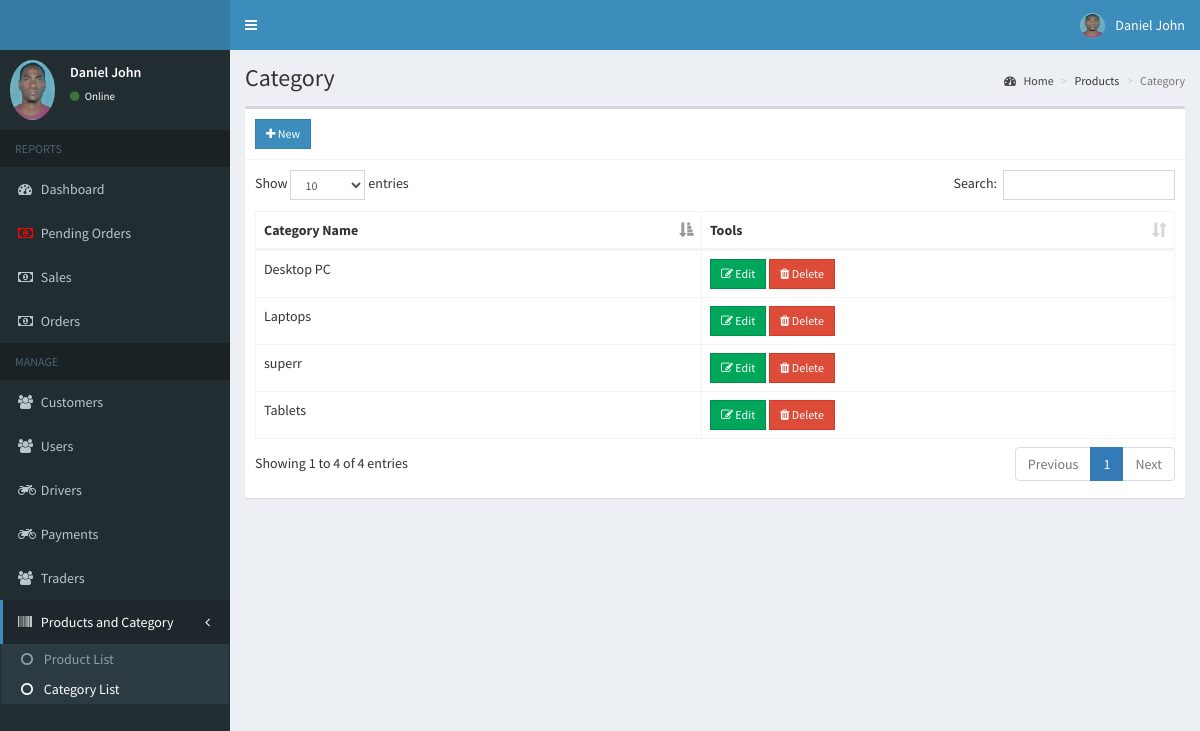
The app's page /admin/category.php (signed in) with its own data.
### tables this page shows
CREATE TABLE IF NOT EXISTS `users` (
  `id` int(11) NOT NULL AUTO_INCREMENT,
  `email` varchar(200) DEFAULT NULL,
  `password` varchar(60) DEFAULT NULL,
  `type` int(1) DEFAULT NULL,
  `firstname` varchar(50) DEFAULT NULL,
  `lastname` varchar(50) DEFAULT NULL,
  `address` text,
  `contact_info` varchar(100) DEFAULT NULL,
  `photo` varchar(200) DEFAULT NULL,
  `status` int(1) DEFAULT NULL,
  `activate_code` varchar(15) DEFAULT NULL,
  `reset_code` varchar(15) DEFAULT NULL,
  `created_on` date NOT NULL,
  PRIMARY KEY (`id`)
);

CREATE TABLE IF NOT EXISTS `sales` (
  `id` int(11) NOT NULL AUTO_INCREMENT,
  `user_id` int(11) NOT NULL,
  `pay_id` varchar(50) DEFAULT NULL,
  `delivery_status` varchar(15) DEFAULT NULL,
  `sales_date` date NOT NULL,
  PRIMARY KEY (`id`)
);

CREATE TABLE IF NOT EXISTS `category` (
  `id` int(11) NOT NULL AUTO_INCREMENT,
  `name` varchar(100) NOT NULL,
  `cat_slug` varchar(150) DEFAULT NULL,
  PRIMARY KEY (`id`)
);

### admin/includes/session.php (called while the page is built, shortened)
<?php
	include '../includes/conn.php';
	$conn = $pdo->open();
	$stmt = $conn->prepare("SELECT * FROM users WHERE id=:id");
	$stmt->execute(['id'=>$_SESSION['admin']]);
	$admin = $stmt->fetch();
?>

### admin/category.php (the view, shortened to what this page needs)
<?php include 'includes/session.php'; ?>
<?php include 'includes/header.php'; ?>
<body class="hold-transition skin-blue sidebar-mini">
<div class="wrapper">
  <?php include 'includes/navbar.php'; ?>
  <?php include 'includes/menubar.php'; ?>
  <div class="content-wrapper">
    <section class="content-header">
      <h1>
        Category
      </h1>
      <ol class="breadcrumb">
        <li><a href="#"><i class="fa fa-dashboard"></i> Home</a></li>
        <li>Products</li>
        <li class="active">Category</li>
      </ol>
    </section>
    <section class="content">
      <div class="row">
        <div class="col-xs-12">
          <div class="box">
            <div class="box-header with-border">
              <a href="#addnew" data-toggle="modal" class="btn btn-primary btn-sm btn-flat"><i class="fa fa-plus"></i> New</a>
            </div>
            <div class="box-body">
              <table id="example1" class="table table-bordered">
                <thead>
                  <th>Category Name</th>
                  <th>Tools</th>
                </thead>
                <tbody>
                  <?php
                    $conn = $pdo->open();
                    try{
                      $stmt = $conn->prepare("SELECT * FROM category");
                      $stmt->execute();
                      foreach($stmt as $row){
                        echo "
                          <tr>
                            <td>".$row['name']."</td>
                            <td>
                              <button class='btn btn-success btn-sm edit btn-flat' data-id='".$row['id']."'><i class='fa fa-edit'></i> Edit</button>
                              <button class='btn btn-danger btn-sm delete btn-flat' data-id='".$row['id']."'><i class='fa fa-trash'></i> Delete</button>
                            </td>
                          </tr>
                        ";
                      }
                    }
                    catch(PDOException $e){
                      echo $e->getMessage();
                    }
                  ?>
                </tbody>
              </table>
            </div>
          </div>
        </div>
      </div>
    </section>
  </div>
</div>
</body>
</html>

### admin/includes/navbar.php (shortened to what this page needs)
<header class="main-header">
  <a href="#" class="logo">
  </a>
  <nav class="navbar navbar-static-top">
    <a href="#" class="sidebar-toggle" data-toggle="push-menu" role="button">
    </a>
    <div class="navbar-custom-menu">
      <ul class="nav navbar-nav">
        <li class="dropdown user user-menu">
          <a href="#" class="dropdown-toggle" data-toggle="dropdown">
            <img src="<?php echo (!empty($admin['photo'])) ? '../images/'.$admin['photo'] : '../images/profile.jpg'; ?>" class="user-image" alt="User Image">
            <span class="hidden-xs"><?php echo $admin['firstname'].' '.$admin['lastname']; ?></span>
          </a>
        </li>
      </ul>
    </div>
  </nav>
</header>

### admin/includes/menubar.php (shortened to what this page needs)
<aside class="main-sidebar">
  <section class="sidebar">
    <div class="user-panel">
      <div class="pull-left image">
        <img src="<?php echo (!empty($admin['photo'])) ? '../images/'.$admin['photo'] : '../images/profile.jpg'; ?>" class="img-circle" alt="User Image">
      </div>
      <div class="pull-left info">
        <p><?php echo $admin['firstname'].' '.$admin['lastname']; ?></p>
        <a><i class="fa fa-circle text-success"></i> Online</a>
      </div>
    </div>
    <ul class="sidebar-menu" data-widget="tree">
      <li class="header">REPORTS</li>
      <li><a href="home.php"><i class="fa fa-dashboard"></i> <span>Dashboard</span></a></li>
      <li><a href="sales3.php">
      <?php
                    $conn = $pdo->open();
                      $stmt = $conn->prepare("SELECT *, sales.id AS salesid FROM sales LEFT JOIN users ON users.id=sales.user_id ORDER BY salesid DESC");
                      $stmt->execute();
                        while($row=$stmt->fetch()):
                          $stat1='Pending';
                          $stat=$row['delivery_status'];
                          if( $stat== $stat1){
      ?>
      <i class='fa fa-money blink_text'></i>
      <?php }
      else{
        ?><i class='fa fa-money'></i>  <?php
      ;}
       break;
      ?><?php endwhile; ?>
      <span>Pending Orders</span></a></li>
      <li><a href="sales.php"><i class="fa fa-money"></i> <span>Sales</span></a></li>
      <li><a href="sales2.php"><i class="fa fa-money"></i> <span>Orders</span></a></li>
      <li class="header">MANAGE</li>
      <li><a href="users.php"><i class="fa fa-users"></i> <span>Customers</span></a></li>
      <li><a href="users1.php"><i class="fa fa-users"></i> <span>Users</span></a></li>
      <li><a href="drivers.php"><i class="fa fa-motorcycle"></i> <span>Drivers</span></a></li>
      <li><a href="payment.php"><i class="fa fa-motorcycle"></i> <span>Payments</span></a></li>
      <li><a href="trader.php"><i class="fa fa-users"></i> <span>Traders</span></a></li>
      <li class="treeview">
        <a href="#">
          <i class="fa fa-barcode"></i>
          <span>Products and Category</span>
          <span class="pull-right-container">
            <i class="fa fa-angle-left pull-right"></i>
          </span>
        </a>
        <ul class="treeview-menu">
          <li><a href="products.php"><i class="fa fa-circle-o"></i> Product List</a></li>
          <li><a href="category.php"><i class="fa fa-circle-o"></i> Category List</a></li>
        </ul>
      </li>
    </ul>
  </section>
</aside>

### admin/includes/menubar.php (style rules this page uses)
.blink_text { animation:1s blinker linear infinite; -webkit-animation:1s blinker linear infinite; -moz-animation:1s blinker linear infinite; color: red; }

### records on screen
users: photo (picture), firstname "Daniel", lastname "John"
sales: delivery_status "Pending" (drawn)
category: name "Laptops"
category: name "Desktop PC"
category: name "Tablets"
category: name "superr"
